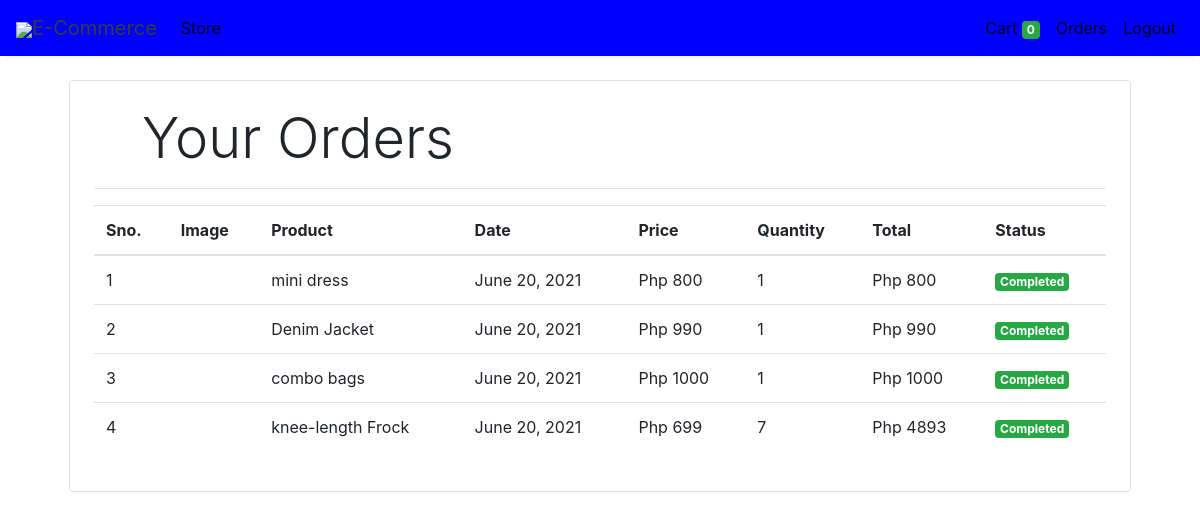
Screenshot of /orders (signed in) with the database file from the repository.
### store/models/orders.py (models this page shows, shortened)
class Order(models.Model):
    product = models.ForeignKey(Products,
                                on_delete=models.CASCADE)
    customer = models.ForeignKey(Customer,
                                 on_delete=models.CASCADE)
    quantity = models.IntegerField(default=1)
    price = models.IntegerField()
    address = models.CharField (max_length=50, default='', blank=True)
    phone = models.CharField (max_length=50, default='', blank=True)
    date = models.DateField (default=datetime.datetime.today)
    status = models.BooleanField (default=False)
    @staticmethod
    def get_orders_by_customer(customer_id):
        return Order.objects.filter(customer=customer_id).order_by('-date')

### store/models/product.py (models this page shows, shortened)
class Products(models.Model):
    name = models.CharField(max_length=60)
    price= models.IntegerField(default=0)
    category= models.ForeignKey(Category,on_delete=models.CASCADE,default=1 )
    description= models.CharField(max_length=250, default='', blank=True, null= True)
    image= models.ImageField(upload_to='uploads/products/')

### store/middlewares/auth.py (the view)
    def middleware(request):
        print(request.session.get('customer'))
        returnUrl = request.META['PATH_INFO']
        print(request.META['PATH_INFO'])
        if not request.session.get('customer'):
           return redirect(f'login?return_url={returnUrl}')
        response = get_response(request)
        return response

### store/templatetags/custom_filter.py (called while the page is built)
@register.filter(name='currency')
def currency(number):
    return "Php "+str(number)

@register.filter(name='multiply')
def multiply(number , number1):
    return number * number1

### store/views/orders.py (called while the page is built)
    def get(self , request ):
        customer = request.session.get('customer')
        orders = Order.get_orders_by_customer(customer)
        print(orders)
        return render(request , 'orders.html'  , {'orders' : orders})

### store/templates/orders.html
{% extends 'base.html' %}
{% block content %}
{% load cart %}
{% load custom_filter %}
<div class="container">
  <div class="border rounded p-4 m-4">
    <p class="display-4 pl-4 ml-4">Your Orders</p>
    <hr>
    <table class="table">
      <thead>
        <tr>
          <th>Sno.</th>
          <th>Image</th>
          <th>Product</th>
          <th>Date</th>
          <th>Price</th>
          <th>Quantity</th>
          <th>Total</th>
          <th>Status</th>
        </tr>
      </thead>
      <tbody>
        {% for order in orders %}
        <tr>
          <td>{{forloop.counter}}</td>
          <td><img style="height: 80px;" class="rounded-circle" src="{{order.product.image.url}}" alt=""></td>
          <td>{{order.product.name}}</td>
          <td>{{order.date}}</td>
          <td>{{order.price|currency}}</td>
          <td>{{order.quantity}}</td>
          <td>{{order.quantity|multiply:order.price|currency}}</td>
          {% if order.status %}
          <td><small class="badge badge-success">Completed</small></td>
          {%else%}
          <td><small class="badge badge-warning">Pending</small></td>
          {% endif %}
        </tr>
        {% endfor %}
      </tbody>
    </table>
  </div>
</div>
{% endblock %}

### store/templates/base.html (shortened to what this page needs)
<!doctype html>
<html lang="en">
<head>
  <link rel="stylesheet" href="https://maxcdn.bootstrapcdn.com/bootstrap/4.0.0/css/bootstrap.min.css"
>
</head>
<body>
<nav class="one-edge-shadow
  navbar navbar-light
  sticky-top navbar
  navbar-expand-lg
  text-white">
    <a class="navbar-brand ms-3 text-dark " href="/">
    <link rel="stylesheet" href="https://use.fontawesome.com/releases/v5.7.0/css/all.css">
    <img src="https://www.freepnglogos.com/uploads/shopping-cart-png/shopping-cart-svg-png-icon-download-28.png" style="width:50px;height:50px,color:text-light;">E-Commerce</a>
    <div class="collapse navbar-collapse" id="navbarSupportedContent">
      <ul class="navbar-nav mr-auto">
        <li class="nav-item active">
          <a class="nav-link" href="/store">Store <span class="sr-only">(current)</span></a>
        </li>
          </ul>
      <ul class=" navbar-nav my-2 my-lg-0">
        <li class="nav-item active">
          <a class="nav-link" href="/cart">Cart
            <span class="badge badge-success">{{request.session.cart.keys|length}}</span>
            <span class="sr-only">(current)</span></a>
        </li>
        {% if request.session.customer %}
        <li class="nav-item active ">
          <a class="nav-link" href="/orders">Orders<span class="sr-only">(current)</span></a>
        </li>
        <li class="nav-item active ">
          <a class="nav-link" href="/logout">Logout<span class="sr-only">(current)</span></a>
        </li>
        {% endif %}
      </ul>
    </div>
  </nav>
  {% block content %}{% endblock %}
</body>
</html>

### store/templates/base.html (style rules this page uses)
nav { background-color: blue; }
.one-edge-shadow { box-shadow: 0 8px 2px -5px rgb(246, 245, 245); }

### rows the page displays
Order: product.name "mini dress", date "June 20, 2021", price "Php 800", quantity "1", quantity|multiply "Php 800", status "Completed"
Order: product.name "Denim Jacket", date "June 20, 2021", price "Php 990", quantity "1", quantity|multiply "Php 990", status "Completed"
Order: product.name "combo bags", date "June 20, 2021", price "Php 1000", quantity "1", quantity|multiply "Php 1000", status "Completed"
Order: product.name "knee-length Frock", date "June 20, 2021", price "Php 699", quantity "7", quantity|multiply "Php 4893", status "Completed"

### other values shown
{{ request.session.cart.keys|length }} "0"
